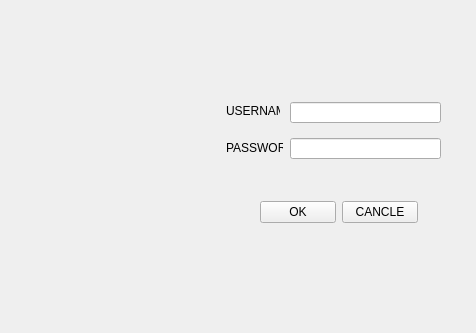
<?xml version="1.0" encoding="UTF-8"?>
<ui version="4.0">
 <class>Login</class>
 <widget class="QWidget" name="Login">
  <property name="geometry">
   <rect>
    <x>0</x>
    <y>0</y>
    <width>476</width>
    <height>333</height>
   </rect>
  </property>
  <property name="windowTitle">
   <string>Form</string>
  </property>
  <property name="toolTip">
   <string/>
  </property>
  <widget class="QWidget" name="layoutWidget">
   <property name="geometry">
    <rect>
     <x>260</x>
     <y>200</y>
     <width>158</width>
     <height>25</height>
    </rect>
   </property>
   <layout class="QGridLayout" name="gridLayout">
    <item row="0" column="0">
     <widget class="QPushButton" name="OK_PB">
      <property name="text">
       <string>OK</string>
      </property>
     </widget>
    </item>
    <item row="0" column="1">
     <widget class="QPushButton" name="CNCL_PB">
      <property name="text">
       <string>CANCLE</string>
      </property>
     </widget>
    </item>
   </layout>
  </widget>
  <widget class="QWidget" name="gridLayoutWidget">
   <property name="geometry">
    <rect>
     <x>220</x>
     <y>87</y>
     <width>231</width>
     <height>81</height>
    </rect>
   </property>
   <layout class="QGridLayout" name="gridLayout_2"/>
  </widget>
  <widget class="QLabel" name="PASS_LB">
   <property name="geometry">
    <rect>
     <x>226</x>
     <y>140</y>
     <width>57</width>
     <height>16</height>
    </rect>
   </property>
   <property name="text">
    <string>PASSWORD</string>
   </property>
  </widget>
  <widget class="QLabel" name="USR_LB">
   <property name="geometry">
    <rect>
     <x>226</x>
     <y>103</y>
     <width>54</width>
     <height>16</height>
    </rect>
   </property>
   <property name="text">
    <string>USERNAME</string>
   </property>
  </widget>
  <widget class="QLabel" name="label">
   <property name="geometry">
    <rect>
     <x>30</x>
     <y>64</y>
     <width>161</width>
     <height>161</height>
    </rect>
   </property>
   <property name="text">
    <string/>
   </property>
   <property name="pixmap">
    <pixmap resource="../../CSC_Simulator/guifiles/Resource/source.qrc">:/Login/Login_Image.png</pixmap>
   </property>
   <property name="scaledContents">
    <bool>true</bool>
   </property>
  </widget>
  <widget class="QLineEdit" name="USR_LE">
   <property name="geometry">
    <rect>
     <x>290</x>
     <y>102</y>
     <width>151</width>
     <height>21</height>
    </rect>
   </property>
   <property name="toolTip">
    <string>Enter Username</string>
   </property>
  </widget>
  <widget class="QLineEdit" name="PASS_LE">
   <property name="geometry">
    <rect>
     <x>290</x>
     <y>138</y>
     <width>151</width>
     <height>21</height>
    </rect>
   </property>
   <property name="toolTip">
    <string>Enter Password</string>
   </property>
  </widget>
 </widget>
 <resources>
  <include location="../../CSC_Simulator/guifiles/Resource/source.qrc"/>
 </resources>
 <connections/>
</ui>
